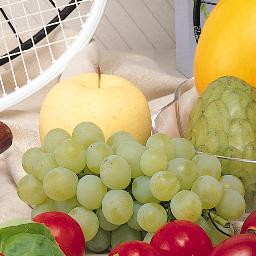
#> input picture input/fruit1.jpg, 256 x 256 px
$ python proj.py
#> lines starting #> are read from the running program, lines starting #| are printed output that depends on the picture
### src/imageResize.py
import cv2
import numpy as np
import matplotlib.pyplot as plt

class imageResize:
    def __init__(self) -> None:
        pass

    def fill(self, image):
        try:
            matriz_imagem = np.array(image)
            matriz_final = np.zeros((matriz_imagem.shape[0]*2,matriz_imagem.shape[1]*2,matriz_imagem.shape[2]))
            matriz_final[::2, ::2, :] = matriz_imagem

            return matriz_final
        except Exception as erro:
            print("Ocorreu um erro:", erro)

    def verifica_row(self, matriz):
        result = []
        for row in range(len(matriz)):
            if(all(elemento == 0 for elemento in matriz[row])):
                result.append(row)

        return result

    def verifica_coll(self, matriz):
        result = []
        for row in range(len(matriz)):
            if( np.all(matriz[:, row] == 0) ):
                result.append(row)

        return result

    def odd_fill(self, matriz, white_lines):
        for row in white_lines:
            linha = np.copy(matriz[row-1])
            matriz[row] = linha

        return matriz

    def pair_fill(self, matriz, white_coll):
        for row in range(len(matriz)):
            for item in white_coll:
                matriz[row][item] = matriz[row][item-1]

        return matriz

    def m_odd_fill(self, matriz, white_lines):
        for row in white_lines:
            linha = np.copy(matriz[row-1])
            linha_2 = np.copy(matriz[row-1])
            if(linha_2 is not None):
                linha = (linha + linha_2)/2
            matriz[row] = linha

        return matriz

    def m_pair_fill(self, matriz, white_coll):
        for row in range(len(matriz)):
            for item in white_coll:
                cell = matriz[row][item-1]

                if(item+1 < len(matriz)):
                    cell_2 = matriz[row][item+1]
                    cell = (cell + cell_2)/2

                matriz[row][item] = cell

        return matriz

    def fill_matriz(self, matriz, image_b):
        for z in range(image_b.shape[2]):
            for x in range(image_b.shape[1]):
                for y in range(image_b.shape[0]):
                    matriz[((x+1)*2)-1, ((y+1)*2)-1, z] = image_b[x,y,z]

        return matriz

    def med_matriz(self, matriz):
        for z in range(matriz.shape[2]):
            for x in range(matriz.shape[1]):
                for y in range(matriz.shape[0]):
                    if( matriz[x,y,z] == 0 ):
                        result = 0
                        idx = 0

                        for cell in range(-1,1,2):
                            if( x+cell >= 0 and x+cell < matriz.shape[1]):
                                result += matriz[x+cell,y,z]
                                idx+=1
                            if( y+cell >= 0 and  y+cell < matriz.shape[0]):
                                result += matriz[x,y+cell,z]
                                idx+=1

                        matriz[x,y,z] = result/idx

        return matriz

    def tam2(self, image, tam):
        fill_image =  image

        for _ in range(tam//2):
            fill_image = self.fill(fill_image)

            for x in range(fill_image.shape[2]):
                white_lines = self.verifica_row(fill_image[:,:,x])
                fill_image[:,:,x] = self.odd_fill(fill_image[:,:,x], white_lines)
                white_coll = self.verifica_coll(fill_image[:,:,x])
                fill_image[:,:,x] = self.pair_fill(fill_image[:,:,x], white_coll)

        return fill_image

    def tamm(self, image):
        fill_image = self.fill(image)

        for x in range(fill_image.shape[2]):
            white_lines = self.verifica_row(fill_image[:,:,x])
            fill_image[:,:,x] = self.m_odd_fill(fill_image[:,:,x], white_lines)
            white_coll = self.verifica_coll(fill_image[:,:,x])
            fill_image[:,:,x] = self.m_pair_fill(fill_image[:,:,x], white_coll)

        return fill_image

    def merge_image(self, image_a, image_b):
        fill_image = self.fill(image_a)
        self.fill_matriz(fill_image, image_b)
        self.med_matriz(fill_image)

        return fill_image

### src/imageTreatment.py
import cv2
import numpy as np
import matplotlib.pyplot as plt

class imageTreatment:
    def __init__(self) -> None:
        pass

    def equalize(self, image):
        # Calcular o histograma
        histogram, bins = np.histogram(image.flatten(), bins=256, range=[0, 256])
        # Calcular a CDF
        cdf = histogram.cumsum()
        # Normalizar a CDF
        cdf_normalized = cdf / cdf.max()
        # Aplicar a equalização de histograma
        equalized_image = np.interp(image.flatten(), bins[:-1], cdf_normalized * 255).reshape(image.shape).astype(np.uint8)
        return equalized_image, histogram, cdf_normalized

    def gamma(self, image,gamma):
        gamma_table = np.array([((i/255.0) ** (1/gamma)) * 255 for i in np.arange(0, 256)]).astype("uint8")
        corrected_image = cv2.LUT(image, gamma_table)
        return corrected_image

    # [29 lines left out: functions printIm, print2Im, printPl, print2Pl, not called in this run]

### proj.py
from src.imageResize import imageResize
from src.imageTreatment import imageTreatment
import cv2
import numpy as np
import matplotlib.pyplot as plt

# _____________ Questao 01 _____________
image_resize = imageResize()
images_01 = []
images_01.append(cv2.imread(r'input/fruit1.jpg'))
images_01.append(cv2.imread(r'input/fruit2.jpg'))
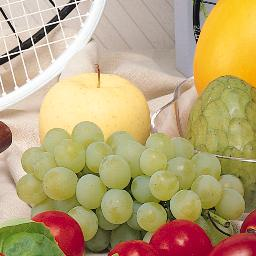
#> input picture input/fruit2.jpg, 256 x 256 px

# Questão 1.1:
image_result = image_resize.tam2(images_01[0],4)
#> in tam2, fill_image is the input picture: shape (256, 256, 3); mean B, G, R 118.4, 163.4, 185.3
cv2.imwrite('output/quest_1.1.jpg',image_result)

# Questão 1.2:
image_result = image_resize.tamm(images_01[0])
cv2.imwrite('output/quest_1.2.jpg',image_result)

# Questão 1.3:
image_result = image_resize.merge_image(images_01[0],images_01[1])
#> after the loop in fill_matriz, `for z in range(image_b.shape[2]):`:
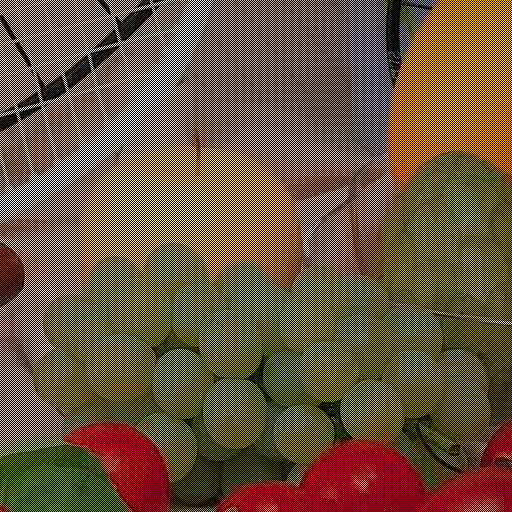
#> matriz: shape (512, 512, 3) float64; mean B, G, R 59.1, 81.7, 92.6
cv2.imwrite('output/quest_1.3.jpg',image_result)

# _____________ Questao 02 _____________
image_treatment = imageTreatment()
images_02 = []
images_02.append(cv2.imread(r'input/car.png'))
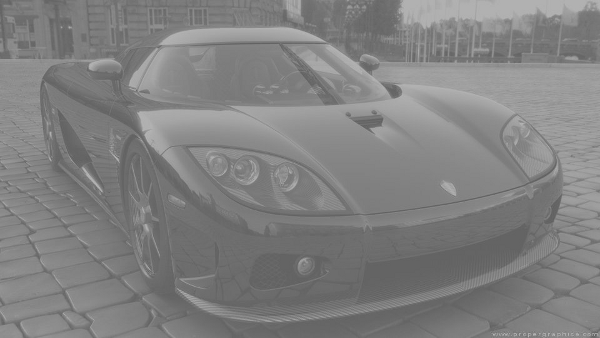
#> input picture input/car.png, 600 x 338 px
images_02.append(cv2.imread(r'input/crowd.png'))
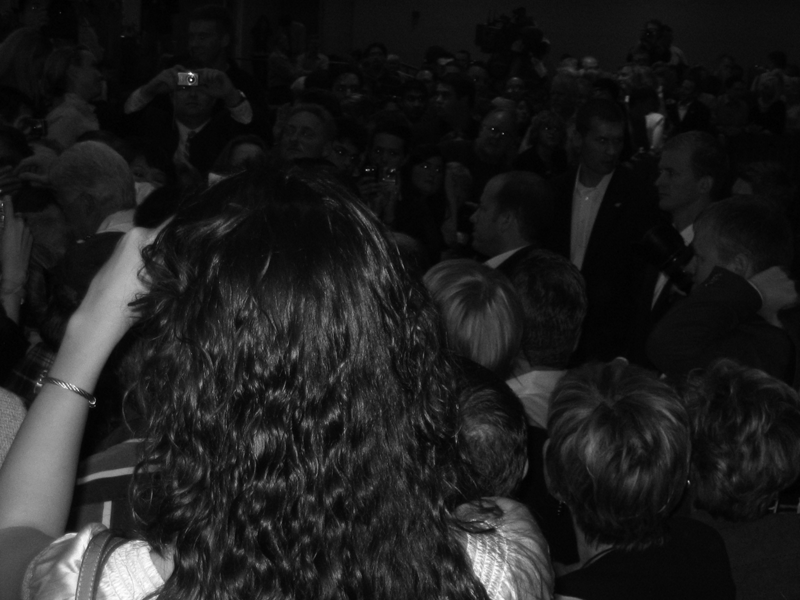
#> input picture input/crowd.png, 800 x 600 px
images_02.append(cv2.imread(r'input/university.png'))
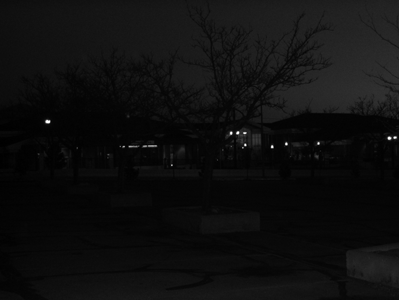
#> input picture input/university.png, 399 x 300 px

# Questão 2.1:
corrected_image = image_treatment.gamma(images_02[0], 1.6)
#> in gamma, `corrected_image = cv2.LUT(image, gamma_table)`:
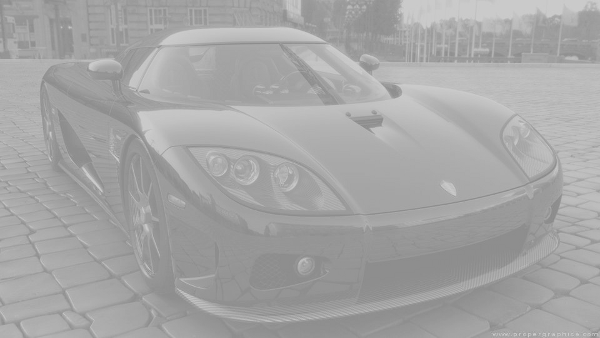
#> corrected_image: shape (338, 600, 3); min 135, max 208, mean 165.4
#> in gamma, image is the input picture: shape (338, 600, 3); min 93, max 185, mean 128.7
cv2.imwrite('output/quest_2.1.jpg',corrected_image)

# Questão 2.2:
equalized_image, histogram, cdf = image_treatment.equalize(images_02[0])
#> in equalize, `histogram, bins = np.histogram(image.flatten(), bins=256, range=[0, 25..`: histogram = 256 values, max 15489 at index 109, min 0 at index 0, mean 2376.6; bins = 257 values from 0 to 256
#> in equalize, `cdf = histogram.cumsum()`: cdf = 256 values from 0 to 608400
#> in equalize, `cdf_normalized = cdf / cdf.max()`: cdf_normalized = 256 values from 0 to 1
#> in equalize, `equalized_image = np.interp(image.flatten(), bins[:-1], cdf_normalized..`:
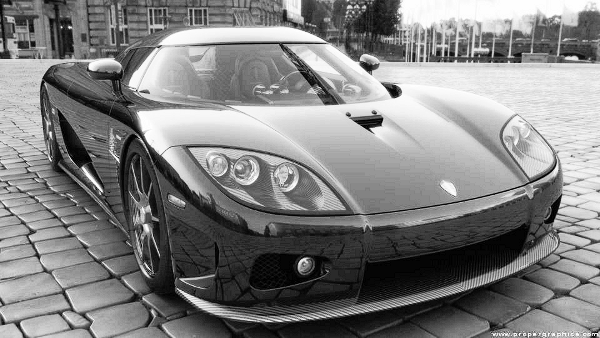
#> equalized_image: shape (338, 600, 3); min 0, max 255, mean 129
#> cdf = 256 values from 0 to 1
cv2.imwrite('output/quest_2.2.jpg',equalized_image)

# [7 lines of commented-out code are left out]
